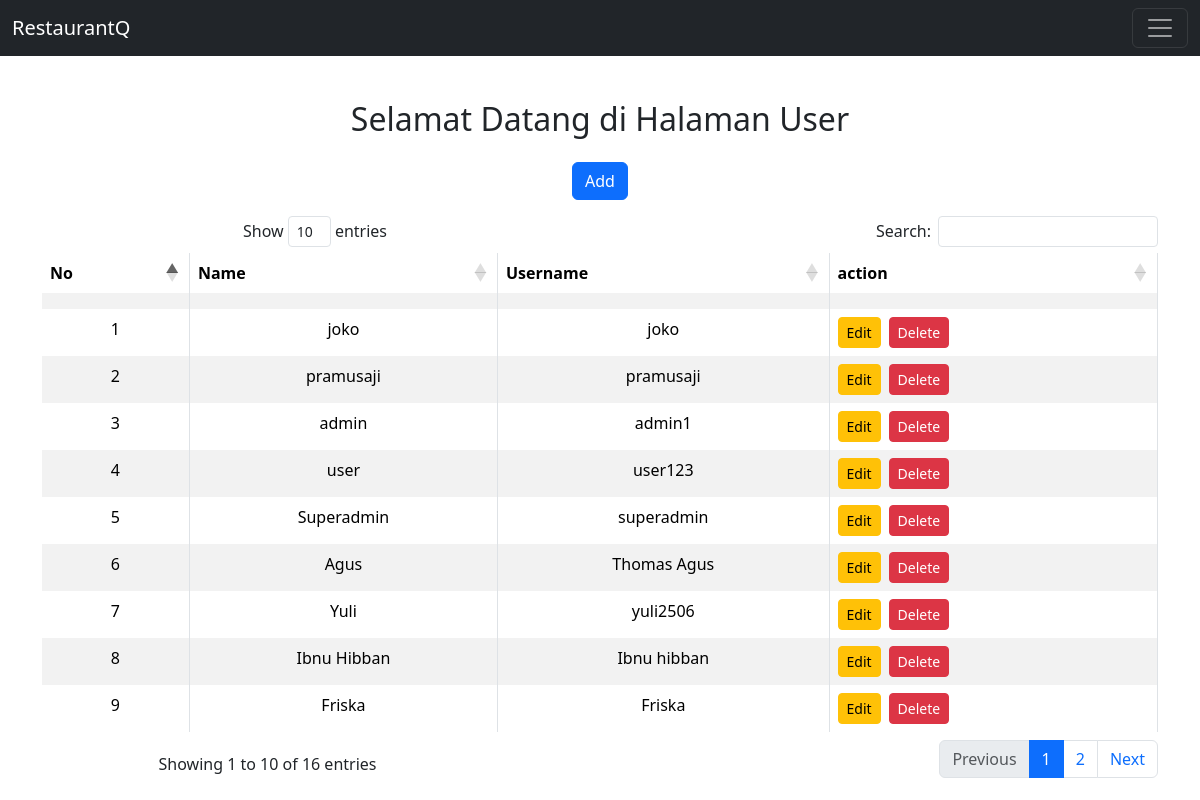
The app's page /user/index.php with its own data.
### tables this page shows
CREATE TABLE `users` (
  `id` int(11) NOT NULL,
  `name` varchar(50) NOT NULL,
  `username` varchar(32) NOT NULL,
  `password` varchar(64) NOT NULL
);

### user/index.php (the view, shortened to what this page needs)
<?php
include("../layout/header.php");
$sql = "select * from users";
$query = mysqli_query($db, $sql);
?>
    <h2>Selamat Datang <?= $_SESSION['name']; ?> di Halaman User</h2>
    <a href="form.php" class="btn btn-primary my-3">Add</a>
    <table class="table table-striped table-bordered" id="my-datatables">
        <thead>
            <tr>
                <th>No</th>
                <th>Name</th>
                <th>Username</th>
                <th>action</th>
            </tr>
        </thead>
        <tbody>
        <?php
            $i = 1;
            while($user = mysqli_fetch_array($query)) {
                ?>
                    <tr>
                        <td><?= $i; ?></td>
                        <td><?= $user["name"]; ?></td>
                        <td><?= $user["username"]; ?></td>
                        <td>
                        <div class="d-flex">
                        <a href="form.php?id=<?= $user["id"]; ?>" class="btn btn-sm btn-warning me-2">Edit</a>
                        <form action="delete-process.php" method="post">
                            <button type="submit" name="delete"
                                onclick="return confirm('Anda yakin menghapus data ini?');"
                                class="btn btn-danger btn-sm">Delete</button>
                        </form>
                        </div>
                        </td>
                    </tr>
                    <?php
                    $i++;
            }?>
            <tr>
                <td></td>
                <td></td>
                <td></td>
                <td></td>
            </tr>
        </tbody>
    </table>
<?php include("../layout/footer.php")?>

### records on screen
users: name "joko", username "joko"
users: name "pramusaji", username "pramusaji"
users: name "admin", username "admin1"
users: name "user", username "user123"
users: name "Superadmin", username "superadmin"
users: name "Agus", username "Thomas Agus"
users: name "Yuli", username "yuli2506"
users: name "Ibnu Hibban", username "Ibnu hibban"
users: name "Friska", username "Friska"
